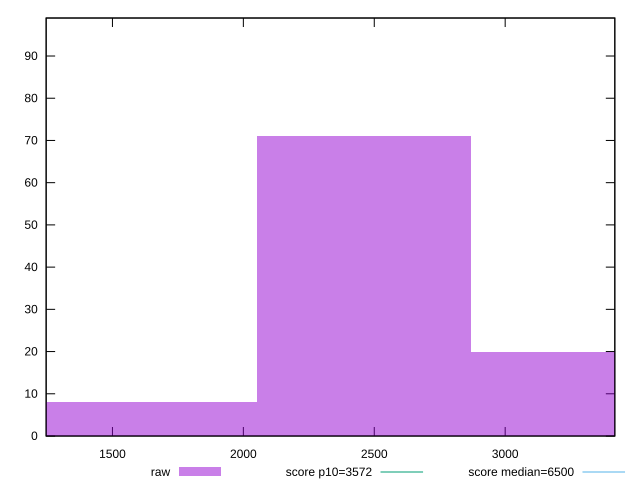

Here is the gnuplot script that generated this plot:
reset

$raw <<EOF
2460.299053280166 71
3280.398737706888 20
1640.199368853444 8
EOF

set key outside below
set boxwidth 820.099684426722
set xrange [1246.788:3418.7769999999996]
set yrange [0:99]
set trange [0:99]
set style fill transparent solid 0.5 noborder

set parametric
set terminal svg size 640, 490 enhanced background rgb 'white'
set output "report/report_00029_2021-02-24T13-36-40.390Z/first-cpu-idle/samples/card/raw/histogram.svg"

plot $raw title "raw" with boxes, \
     3572,t title "score p10=3572", \
     6500,t title "score median=6500"

reset
